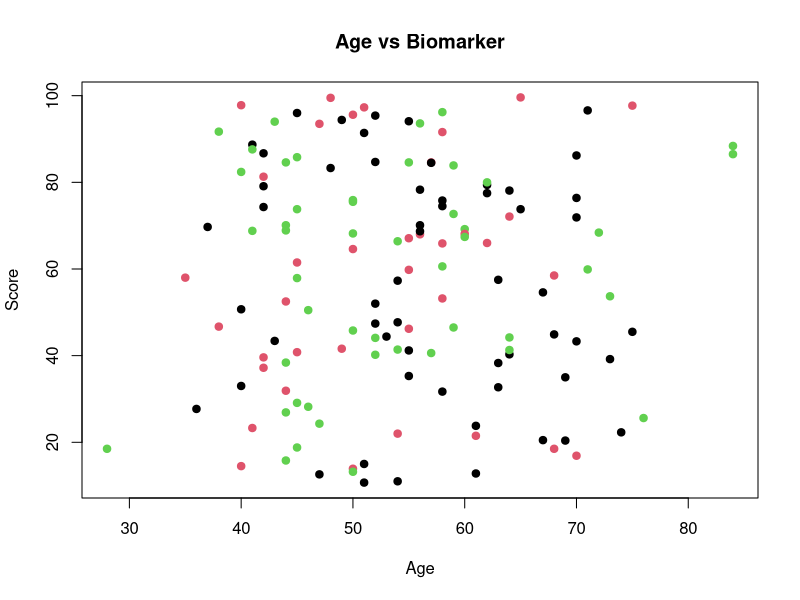

Generate this figure with R: (Note: this script raises an error after producing the figure.)
# -----------------------------------
# AI-Powered Vibe Coding Live Demo
# -----------------------------------


# __________________________
# Section 1: Data Ingestion
# __________________________

# (DEMO 1: We will use Ghost Text to write the code below)
# (Type the comment from the README here and press Enter)




# _______________________________________
# Section 2: Visualization (Refactoring)
# _______________________________________

# (DEMO 2: Use Inline Chat (Ctrl+I) to convert this to ggplot2)
# (DEMO 3: Use the code below to test Auto-Search vs explicit ggplot2,

df <- read.csv("data/biomarker_dummy.csv")
plot(df$age, df$biomarker_score, 
     col = as.factor(df$treatment_group), 
     main = "Age vs Biomarker",
     xlab = "Age", ylab = "Score", pch=19)


# ____________________________________
# Section 3: Legacy Code Explanation
# ____________________________________

# (DEMO 3: Highlight the regex string and use /explain)
# (DEMO 4: Highlight the whole function below and use /doc)

extractPatientCohort <- function(file_name) {
  matches <- regmatches(file_name, 
    regexpr("(?<=_)[A-Z]{2,3}(?=[0-9]{4})", file_name, perl=TRUE))
  return(matches)
}


# _____________________________________
# Section 4: Data Cleaning (Debugging)
# _____________________________________

# (DEMO 5: Run this to see the error, then use /fix on the broken pipe)

library(dplyr)

clean_data <- read.csv("data/biomarker_dummy.csv") %>%
  filter(age > 18) 
  select(patient_id, treatment_group, biomarker_score, response_status)


# _______________________________________
# Section 5: Biomarker Summary + Boxplot
# _______________________________________

# (DEMO 6: use chat to find function in workspace)
# (DEMO 7: Highlight the whole function below and use /doc)
# (DEMOS 6, 8, & 9: Use the code below to test Auto-Search vs explicit #utils.R, 
# auto-generate Git Commits
